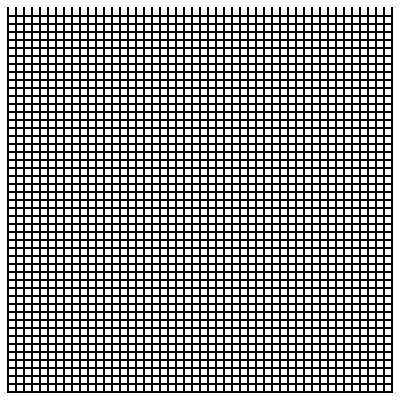
Frame 1 (no input)
Frame 2 (the mouse pressed at the canvas centre, redrawn once): identical to frame 1, image omitted

The p5.js sketch that drew this single still picture (run headless with seeded random() and noise() and a simulated clock; the mouse was pressed at the canvas centre and the sketch redrawn once):

// p5.js sketch
// ── sketch.js
let x = 50, y = 50, sw = 2, grid, px, py;

/*
 * recode of "Random Walk Through Raster" by Frieder Nake, 1966
 */
function setup() {

  createCanvas(400, 400);
  background(255);
  noFill();
  noLoop();
  strokeWeight(sw);
  strokeCap(PROJECT);
  draw();
}

function draw() {
  px = py = 0;
  grid = Array(x + 1).fill().map(() => Array(y + 1).fill(0));
  for (let i = 0; i < y; i++) {
    for (let j = 0; j < x; j++) {
      drawCell(j, i);
    }
  }
  step();
}

function drawCell(j, i) {
  let cellSz = min(width, height) / x;

  // skip one row/col around edge
  if (i > 0 && j < y - 1 && i < y - 1 && i < x - 1 && j < x - 1) {

    let off = 0;
    stroke(0);
    if (!exists(j, i, 1)) {
      stroke(255); // erase
      if (j > 1) off = sw;
    }

    if (j > 0) line(j * cellSz + off, cellSz + i * cellSz, // horiz 
      (j + 1) * cellSz - 1, cellSz + i * cellSz);

    off = 0;
    stroke(0);
    if (!exists(j, i, 2)) {
      stroke(255); // erase
      if (i > 1) off = sw;
    }
    line(cellSz + j * cellSz, i * cellSz + off, // vert 
      cellSz + j * cellSz, (i + 1) * cellSz);
  }
}

function step() {
  let dirs = (random() < 0.9) ? [1] : [2, 1];
  let idx = floor(random(dirs.length)), dir = dirs[idx];
  if (exists(px, py, dir)) grid[px][py] += dir;

  let d = dist(px, 0, py, 0) / x;
  if (random() < d && exists(px, py, 2)) grid[px][py] += 2;
  drawCell(px, py);

  if (++px % x == 0) {
    px = 0;
    ++py;
  }
  setTimeout((py < y - 1 || px < x - 1 ? step : draw), 1);
}

function exists(j, i, dir) {
  return dir == 2 ? grid[j][i] < 2 : grid[j][i] % 2 == 0;
}
